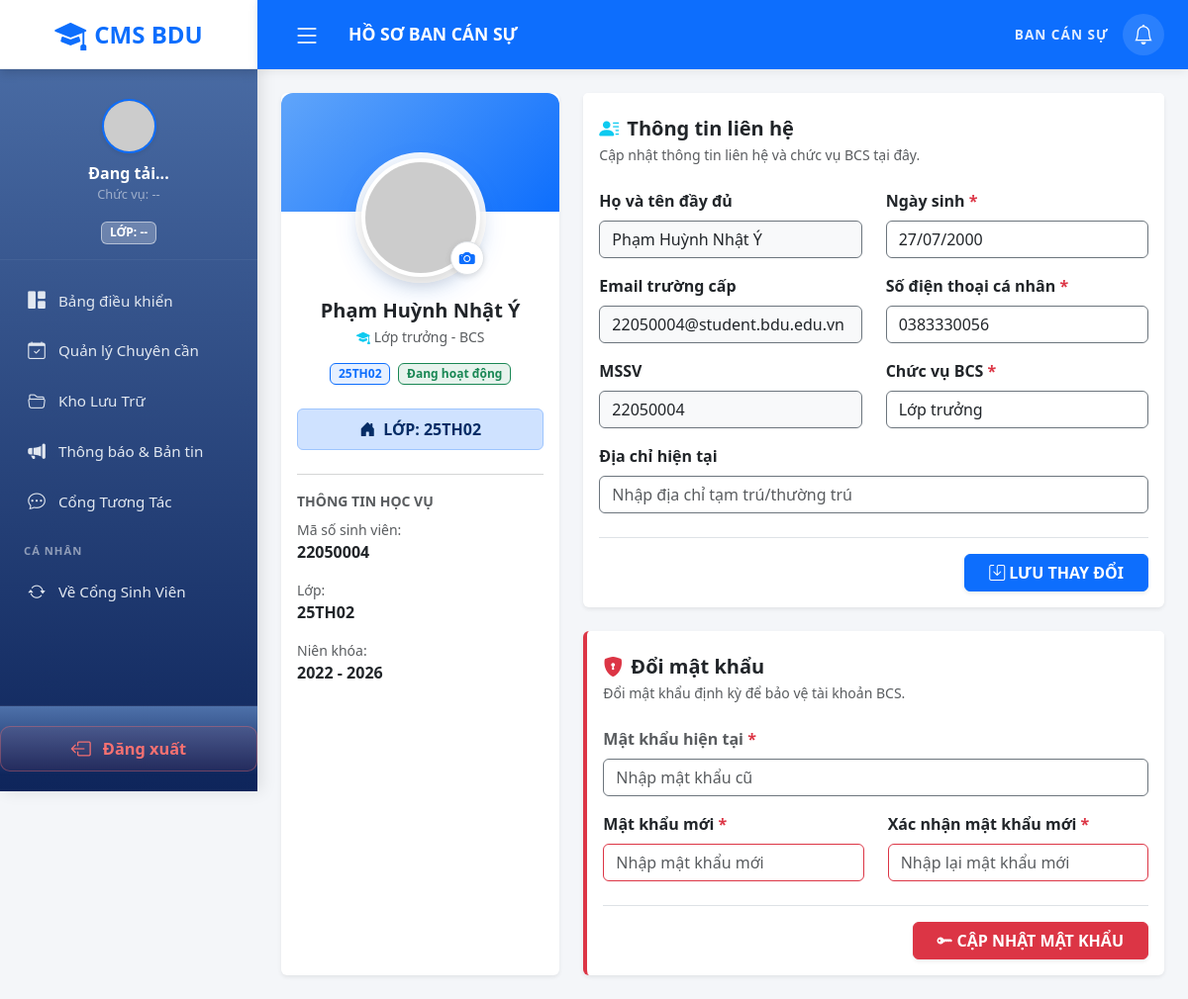
The page /views/bcs/profile.php (signed in) on the database its author committed.
### tables this page shows
CREATE TABLE `users` (
  `id` int(11) NOT NULL AUTO_INCREMENT,
  `username` varchar(50) DEFAULT NULL,
  `password` varchar(255) DEFAULT NULL,
  `full_name` varchar(100) DEFAULT NULL,
  `email` varchar(100) NOT NULL,
  `google_id` varchar(255) DEFAULT NULL,
  `role` enum('student','bcs','teacher','support_admin','admin') DEFAULT 'student',
  `secondary_role` enum('student','bcs','teacher','admin') DEFAULT NULL,
  `is_active` tinyint(1) DEFAULT 1 COMMENT '1: Hoạt động, 0: Bị khóa',
  `position` varchar(100) DEFAULT NULL COMMENT 'Chức vụ (BCS): Lớp trưởng, Lớp phó',
  `academic_title` varchar(50) DEFAULT NULL COMMENT 'Học hàm/học vị: GS, PGS, TS, ThS, CN...',
  `avatar` varchar(255) DEFAULT NULL,
  `birth_date` date DEFAULT NULL,
  `phone_number` varchar(20) DEFAULT NULL,
  `address` varchar(255) DEFAULT NULL,
  `created_at` timestamp NOT NULL DEFAULT current_timestamp(),
  PRIMARY KEY (`id`),
  UNIQUE KEY `email` (`email`)
);

CREATE TABLE `classes` (
  `id` int(11) NOT NULL AUTO_INCREMENT,
  `department_id` int(11) DEFAULT NULL,
  `class_name` varchar(50) NOT NULL,
  `academic_year` varchar(20) DEFAULT NULL,
  `created_at` timestamp NOT NULL DEFAULT current_timestamp(),
  PRIMARY KEY (`id`),
  KEY `department_id` (`department_id`),
  CONSTRAINT `classes_ibfk_1` FOREIGN KEY (`department_id`) REFERENCES `departments` (`id`) ON DELETE CASCADE
);

### views/bcs/profile.php (the view, shortened to what the rows shown need)
<?php
require_once __DIR__ . '/../../config/config.php';
require_once __DIR__ . '/../../config/session.php';
require_once __DIR__ . '/../../config/helpers.php';
$userId = $_SESSION['user_id'];
$classInfo = getUserClassInfo($userId);
$className = $classInfo['class_name'];
$stmt = $pdo->prepare("SELECT * FROM users WHERE id = ?");
$stmt->execute([$userId]);
$currentUser = $stmt->fetch();
$fullName = $currentUser['full_name'] ?? '';
$email = $currentUser['email'] ?? '';
$position = $currentUser['position'] ?? 'Ban Cán Sự';
$avatar = getAvatarUrl($currentUser['avatar'] ?? null, $fullName, 200);
$birthDate = $currentUser['birth_date'] ?? '';
$phone = $currentUser['phone_number'] ?? '';
$username = explode('@', $email)[0];
?>
<!DOCTYPE html>
<html lang="vi">
<head>
    <link href="https://cdn.jsdelivr.net/npm/bootstrap@5.3.0/dist/css/bootstrap.min.css" rel="stylesheet">
    <link href="https://cdn.jsdelivr.net/npm/bootstrap-icons@1.10.5/font/bootstrap-icons.css" rel="stylesheet">
    <link rel="stylesheet" href="../../public/css/style.css">
    <link rel="stylesheet" href="../../public/css/layout.css">
    <link rel="stylesheet" href="../../public/css/bcs/bcs-layout.css">
    <link rel="stylesheet" href="../../public/css/bcs/profile.css">
</head>
<body class="dashboard-body">
<div class="main-content" id="mainContent" style="padding: 0; background-color: #f4f6f9; min-height: 100vh;">
    <div class="p-4">
        <div class="row g-4">
            <div class="col-lg-4">
                <div class="card shadow-sm border-0 h-100">
                    <div class="card-body text-center pt-0">
                        <div class="avatar-wrapper mb-3">
                            <img src="<?= e($avatar) ?>" id="mainProfileAvatar" class="profile-avatar" alt="Avatar BCS">
                            <label for="avatarUploadInput" class="avatar-edit-btn" title="Thay đổi ảnh đại diện">
                            </label>
                        </div>
                        <h5 class="fw-bold text-dark mb-1"><?= e($fullName) ?></h5>
                        <p class="text-muted small mb-3"><i class="bi bi-mortarboard-fill text-info me-1"></i><span id="profileRoleText"><?= e($position) ?></span> - BCS</p>
                        <div class="d-flex justify-content-center gap-2 mb-4">
                            <span class="badge bg-primary bg-opacity-10 text-primary border border-primary"><?= e($className) ?></span>
                            <span class="badge bg-success bg-opacity-10 text-success border border-success">Đang hoạt động</span>
                        </div>
                        <div class="alert alert-primary py-2 px-3 mb-4 d-flex align-items-center justify-content-center">
                            <i class="bi bi-house-door-fill me-2"></i>
                            <strong>LỚP: <?= e($className) ?></strong>
                        </div>
                        <hr class="text-muted border-opacity-25">
                        <div class="text-start mt-3">
                            <p class="mb-2 text-muted small fw-bold">THÔNG TIN HỌC VỤ</p>
                            <div class="mb-3">
                                <small class="text-muted d-block">Mã số sinh viên:</small>
                                <span class="fw-bold text-dark"><?= e($username) ?></span>
                            </div>
                            <div class="mb-3">
                                <small class="text-muted d-block">Lớp:</small>
                                <span class="fw-bold text-dark"><?= e($className) ?></span>
                            </div>
                            <div class="mb-0">
                            </div>
                        </div>
                    </div>
                </div>
            </div>
            <div class="col-lg-8">
                <div class="card shadow-sm border-0 mb-4">
                    <div class="card-body">
                        <form id="profileForm" onsubmit="return handleUpdateProfile(event)">
                            <div class="row mb-3">
                                <div class="col-md-6">
                                    <label class="form-label fw-bold">Họ và tên đầy đủ</label>
                                    <input type="text" id="bcsFullNameInput" class="form-control border-secondary bg-light" value="<?= e($fullName) ?>" readonly title="Không thể tự thay đổi">
                                </div>
                                <div class="col-md-6 mt-3 mt-md-0">
                                    <label class="form-label fw-bold">Ngày sinh <span class="text-danger">*</span></label>
                                    <input type="text" id="bcsBirthDateInput" class="form-control border-secondary" name="birth_date" value="<?= e($birthDate ? formatDate($birthDate, 'd/m/Y') : '') ?>" required placeholder="dd/mm/yyyy" pattern="\d{2}/\d{2}/\d{4}" inputmode="numeric">
                                </div>
                            </div>
                            <div class="row mb-3">
                                <div class="col-md-6">
                                    <label class="form-label fw-bold">Email trường cấp</label>
                                    <input type="email" id="bcsEmailInput" class="form-control border-secondary bg-light" value="<?= e($email) ?>" readonly title="Không thể tự thay đổi">
                                </div>
                                <div class="col-md-6 mt-3 mt-md-0">
                                    <label class="form-label fw-bold">Số điện thoại cá nhân <span class="text-danger">*</span></label>
                                    <input type="tel" id="bcsPhoneInput" class="form-control border-secondary" name="phone_number" value="<?= e($phone) ?>" required placeholder="Dùng để liên lạc">
                                </div>
                            </div>
                            <div class="row mb-3">
                                <div class="col-md-6">
                                    <label class="form-label fw-bold">MSSV</label>
                                    <input type="text" id="bcsCodeInput" class="form-control border-secondary bg-light" value="<?= e($username) ?>" readonly>
                                </div>
                                <div class="col-md-6 mt-3 mt-md-0">
                                    <label class="form-label fw-bold">Chức vụ BCS <span class="text-danger">*</span></label>
                                    <input type="text" id="roleInput" name="position" class="form-control border-secondary" list="roleOptions" value="<?= e($position) ?>" required placeholder="Nhập chức vụ">
                                </div>
                            </div>
                        </form>
                    </div>
                </div>
            </div>
        </div>
    </div>
</div>
</body>
</html>

### rows shown on the page
users: full_name "Phạm Huỳnh Nhật Ý", position "Lớp trưởng", email "22050004", birth_date "27/07/2000", email "22050004@student.bdu.edu.vn", phone_number "0383330056"
classes: class_name "25TH02"
